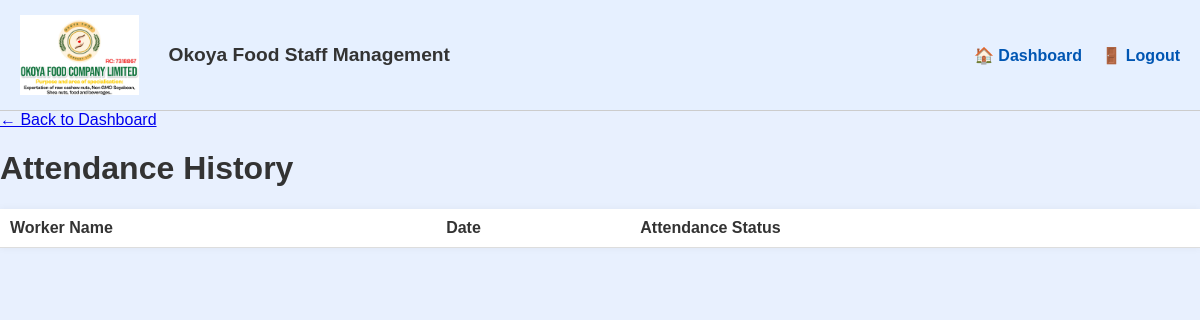
/attendance_history (signed in), run on an earlier commit of the app's database.
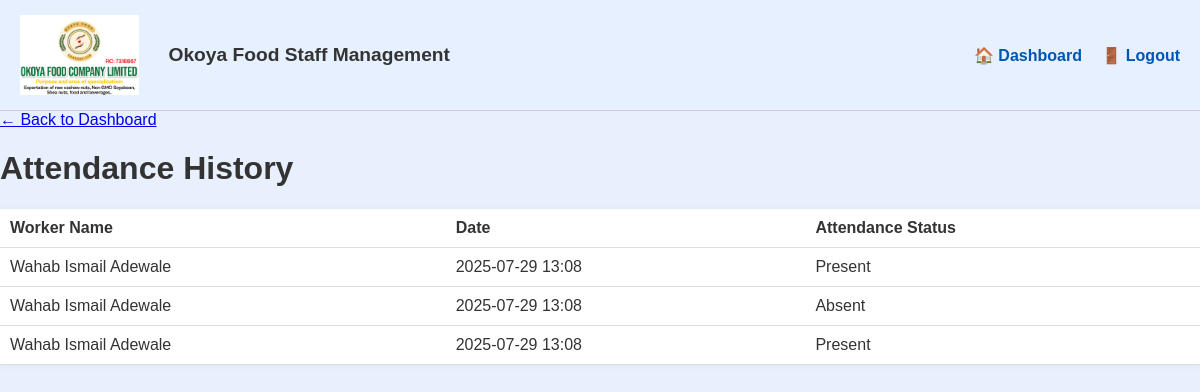
And on a later commit of the database.
### app.py (models this page shows)
class Attendance(db.Model):
    id = db.Column(db.Integer, primary_key=True)
    worker_id = db.Column(db.Integer, db.ForeignKey('workers.id'), nullable=False)
    date = db.Column(db.DateTime, nullable=False, default=db.func.current_timestamp())
    status = db.Column(db.String(10), nullable=False)

class Worker(db.Model):
    __tablename__ = 'workers'
    id = db.Column(db.Integer, primary_key=True)
    worker_code = db.Column(db.String(10), unique=True, nullable=True)
    name = db.Column(db.String(100), nullable=False)
    phone_number = db.Column(db.String(20), nullable=False)
    date_of_birth = db.Column(db.Date, nullable=False)
    gender = db.Column(db.String(10), nullable=False)
    qualifications = db.Column(db.String(100), nullable=False)
    position = db.Column(db.String(100), nullable=False)
    national_id = db.Column(db.String(50), nullable=False)
    nationality = db.Column(db.String(50), nullable=False)
    home_address = db.Column(db.String(200), nullable=False)
    ethnic_group = db.Column(db.String(50), nullable=False)
    place_of_residence = db.Column(db.String(100), nullable=False)
    disability = db.Column(db.String(100))
    email = db.Column(db.String(100), nullable=False)
    date_of_employment = db.Column(db.Date, nullable=False)
    attendance_records = db.relationship('Attendance', backref='worker', lazy=True, cascade="all, delete-orphan")
    salary_records = db.relationship('Salary', backref='worker', lazy=True, cascade="all, delete-orphan")

### app.py (the view)
@app.route('/attendance_history')
def attendance_history():
    if 'admin' not in session:
        return redirect(url_for('login'))
    records = Attendance.query.order_by(Attendance.date.desc()).all()
    return render_template('attendance_history.html', attendance_records=records)

### templates/attendance_history.html
{% extends 'base.html' %}
{% block content %}
<a href="{{ url_for('dashboard') }}" class="back-link">← Back to Dashboard</a>
<h1>Attendance History</h1>
<table>
    <tr>
        <th>Worker Name</th>
        <th>Date</th>
        <th>Attendance Status</th>
    </tr>
    {% for record in attendance_records %}
    <tr>
        <td>{{ record.worker.name }}</td>
        <td>{{ record.date.strftime('%Y-%m-%d %H:%M') }}</td>
        <td>{{ record.status }}</td>
    </tr>
    {% endfor %}
</table>
{% endblock %}

What changed in the data, as far as the page shows it:
added Attendance: worker.name "Wahab Ismail Adewale", date "2025-07-29 13:08", status "Present"
added Attendance: worker.name "Wahab Ismail Adewale", date "2025-07-29 13:08", status "Absent"
added Attendance: worker.name "Wahab Ismail Adewale", date "2025-07-29 13:08", status "Present"
